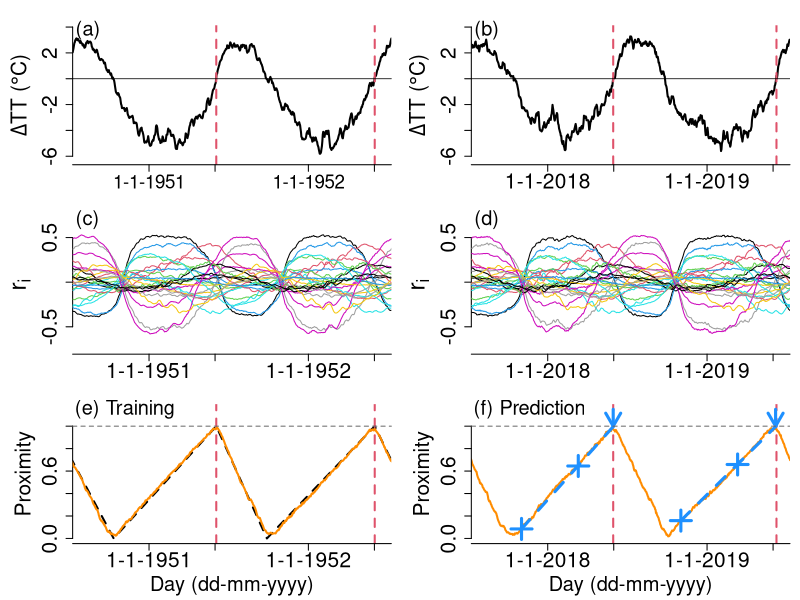

Write the R code that produced this figure.
library(igraph)

tab<-read.table("dTT_latest.txt") # read dTT 
dTT<-tab[,1]
year<-tab[,2]
day<-tab[,3]
t1<-which(day==1)
m<-length(t1)               # total 73 years from 1948 to 2020

# identify onset dates (and "withdrawal")
n<-length(dTT)  # total number of days
t<-1:n          # days from 1948 January 1st
cnd<-0          # cnd=1 for monsoon and 0 for non-monsoon (cnd=0 on Jan 1st)
tm<-numeric(0)  # onset and withdrawal days from 1948 January 1st
for(i in 1:n){
  if(cnd==0){
    if(dTT[i]>0 && day[i]<200){
      tm<-c(tm,i)
      cnd<-1
    }
  } else{
    if(dTT[i]<=0 && day[i]>=200){
      tm<-c(tm,i)
      cnd<-0
    }
  }
}
ton<-tm[seq(1,length(tm),by=2)]  # ton only onset days
toff<-tm[seq(2,length(tm),by=2)] # toff only withdrawal days
day_on<-day[ton]                 # onset dates in year

# proximity function
proximity<-numeric(n)
ip<-1
for(i in 2:length(tm)){
  ix<-(which(t==tm[i-1])+1):which(t==tm[i])
  if(i%%2==ip){
    proximity[ix]<-1-(tm[i]-t[ix])/(tm[i]-tm[i-1])
  } else{
    proximity[ix]<-(tm[i]-t[ix])/(tm[i]-tm[i-1])
  }
}

season<-cos(2*pi*(t-152.25)/365.25) # seasonal cycle

# Reservoir ###############################################################################################
# prepare time series #####################################################################################
###########################################################################################################
# scale
dTT_x<-(dTT-mean(dTT[year!=2020]))/sd(dTT[year!=2020])
season_x<-(season-mean(season[year!=2020]))/sd(season[year!=2020])
xx<-proximity                 # target
u<-rbind(dTT_x,season_x)      # input
M<-nrow(u)                    # the number of inputs for learning

# Making reservoir ########################################################################################
N<-100              # the number of reservoir nodes
D<-20/400*N         # average degree of a reservoir node
rho<-1.0            # spectral radius
b<-1e-10            # ridge regression parameter
sig<-0.04
xi<-0.01

# Onset day predection for 30 years ###########################################################################
te<-ton                # te = array for expected onset day
ta<-t1-60              # left edge of interval used for extrapolation
tb<-t1+69              # right edge of interval used for extrapolation
l<-40
yp<-(73-l+1):73
lean<-c(ton[3]:ton[min(yp-1)])

set.seed(15)
g<-erdos.renyi.game(N,D/N,directed=T) 
A<-as.matrix(get.adjacency(g))
for(i in 1:nrow(A)) A[i,]<-A[i,]*runif(ncol(A),-1,1)
sc<-max(abs(eigen(A)$values))
A<-rho*A/sc         # weighted adjacency matrix of the reservoir
Win<-matrix(NA,N,M) # Win
for(i in 1:M) Win[,i]<-runif(N,-1,1)
  
# Learning ############################################################################
r<-matrix(0,N,n)      # reservoir state
for(i in 2:n) r[,i]<-tanh(A%*%r[,i-1]+sig*Win%*%u[,i-1]+xi)
s.m<-mean(xx[lean])
dS<-xx[lean]-s.m
r.m<-rowMeans(r[,lean])
dR<-r[,lean]-matrix(r.m,N,length(lean))
Wout<-dS%*%t(dR)%*%solve(dR%*%t(dR)+b*diag(N))
cs<--(Wout%*%r.m-s.m)
s<-as.vector(Wout%*%r)+rep(cs,n) 

# prediction by extrapolation ####################################################
for(i in yp){  # i=1 may be noncomputable
  te[i]<-ta[i]+(tb[i]-ta[i])/(s[tb[i]]-s[ta[i]])*(1-s[ta[i]])
}
day_pred<-day[as.integer(te)] 

#postscript(file="esn_monsoon_demo.eps", horizontal=TRUE, encoding="WinAnsi.enc")
mat <- matrix(1:6, 3, 2, byrow = FALSE) # 30 panels
layout(mat)
par(mar=c(0,0,0,0))                     # graphic parameters
par(oma=c(2,0.2,0.4,0))
par(mai = c(0.3, 0.7, 0.2, 0.1))
cx<-1.9
cx2<-1.2

ys<-5
xl<-c(t1[ys-2]+190,t1[ys]+190)
lab<-c("1-1-1949","1-6-1949","1-1-1951","1-6-1951","1-1-1952","1-6-1952","1-1-1953","1-6-1953")
at<-c(t1[ys-2],t1[ys-2]+151.25,t1[ys-1],t1[ys-1]+151.25,t1[ys],t1[ys]+151.25,t1[ys+1],t1[ys+1]+151.25)

plot(t,dTT,type="l",ylab=expression(paste(Delta,"TT (",degree,"C)")),xlab="",xlim=xl,bty = "n",xaxt="n",xaxs = "i",cex.lab=cx,cex.axis=cx,lwd=2)
for(i in 1:length(ton)) abline(v=ton[i],col=2,lty=2,lwd=2)
abline(h=0,lwd=0.8)
axis(side=1, at=at,labels=lab,cex.axis=1.7)
mtext("(a)", side = 3, adj = 0.01, line = -1.0, cex=cx2)

plot(t,r[1,],type="l",ylab=expression(paste(r[i])),xlab="",xlim=xl,ylim=c(min(r),max(r)),bty = "n",xaxt="n",xaxs = "i",cex.lab=(cx+0.3),cex.axis=cx,col=1)
for(i in 2:25) lines(t,r[i,],col=i)
axis(side=1, at=at,labels=lab,cex.axis=cx)
mtext("(c)", side = 3, adj = 0.01, line = -1.0, cex=cx2)

plot(t,xx,col=1,lty=2,type="l",ylab="Proximity",xlab="",xlim=xl,ylim=c(0,1.15),xaxt="n",bty = "n",xaxt="n",xaxs = "i",cex.lab=cx,cex.axis=cx,lwd=2)
for(i in 1:length(ton)) abline(v=ton[i],col=2,lty=2,lwd=2)
lines(t,s,lwd=2,col="darkorange")
abline(h=1,lty=2,col="gray40")
axis(side=1, at=at,labels=lab,cex.axis=cx)
mtext("Day (dd-mm-yyyy)", side=1, line=2.8, cex=1.2)
mtext("(e) Training", side = 3, adj = 0.01, line = -1.0, cex=cx2)

ys<-72
xl<-c(t1[ys-2]+190,t1[ys]+190)
lab<-c("1-1-2017","1-6-2017","1-1-2018","1-6-2018","1-1-2019","1-6-2019","1-1-2020","1-6-2020")
at<-c(t1[ys-2],t1[ys-2]+151.25,t1[ys-1],t1[ys-1]+151.25,t1[ys],t1[ys]+151.25,t1[ys+1],t1[ys+1]+151.25)

plot(t,dTT,type="l",ylab=expression(paste(Delta,"TT (",degree,"C)")),xlab="",xlim=xl,bty = "n",xaxt="n",xaxs = "i",cex.lab=cx,cex.axis=cx,lwd=2)
for(i in 1:length(ton)) abline(v=ton[i],col=2,lty=2,lwd=2)
abline(h=0,lwd=0.8)
axis(side=1, at=at,labels=lab,cex.axis=cx)
mtext("(b)", side = 3, adj = 0.01, line = -1.0, cex=cx2)

plot(t,r[1,],type="l",ylab=expression(paste(r[i])),xlab="",xlim=xl,ylim=c(min(r),max(r)),bty = "n",xaxt="n",xaxs = "i",cex.lab=(cx+0.3),cex.axis=cx,col=1)
for(i in 2:25) lines(t,r[i,],col=i)
axis(side=1, at=at,labels=lab,cex.axis=cx)
mtext("(d)", side = 3, adj = 0.01, line = -1.0, cex=cx2)

plot(t,s,col="darkorange",type="l",ylab="Proximity",xlab="",xlim=xl,ylim=c(0,1.15),xaxt="n",bty = "n",xaxt="n",xaxs = "i",cex.lab=cx,cex.axis=cx,lwd=2)
for(i in 1:length(ton)) abline(v=ton[i],col=2,lty=2,lwd=2)
for(i in 2:length(t1)){
  cl<-"dodgerblue"
  points(t1[i]-60,s[t1[i]-60],col=cl,cex=3,pch=3,lwd=3)
  points(t1[i]+70,s[t1[i]+69],col=cl,cex=3,pch=3,lwd=3)
  segments(t1[i]-60,s[t1[i]-60],t1[i]+day_pred[i],1,col=cl,lwd=3,lty=2)
  arrows(t1[i]+day_pred[i]-1,1.15,t1[i]+day_pred[i]-1,1,length=0.15,col=cl,lwd=3)
}
abline(h=1,lty=2,col="gray40")
axis(side=1, at=at,labels=lab,cex.axis=cx)
mtext("Day (dd-mm-yyyy)", side=1, line=2.8, cex=1.2)
mtext("(f) Prediction", side = 3, adj = 0.01, line = -1.0, cex=cx2)
#dev.off()
